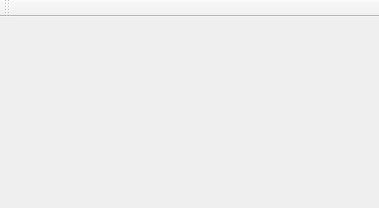
<?xml version="1.0" encoding="UTF-8"?>
<ui version="4.0">
 <class>MainWindow</class>
 <widget class="QMainWindow" name="MainWindow">
  <property name="geometry">
   <rect>
    <x>0</x>
    <y>0</y>
    <width>379</width>
    <height>208</height>
   </rect>
  </property>
  <property name="windowTitle">
   <string>MainWindow</string>
  </property>
  <widget class="QWidget" name="centralWidget">
   <layout class="QHBoxLayout" name="horizontalLayout_4"/>
  </widget>
  <widget class="QMenuBar" name="menuBar">
   <property name="geometry">
    <rect>
     <x>0</x>
     <y>0</y>
     <width>379</width>
     <height>23</height>
    </rect>
   </property>
  </widget>
  <widget class="QToolBar" name="mainToolBar">
   <attribute name="toolBarArea">
    <enum>TopToolBarArea</enum>
   </attribute>
   <attribute name="toolBarBreak">
    <bool>false</bool>
   </attribute>
  </widget>
 </widget>
 <layoutdefault spacing="6" margin="11"/>
 <resources/>
 <connections/>
</ui>
